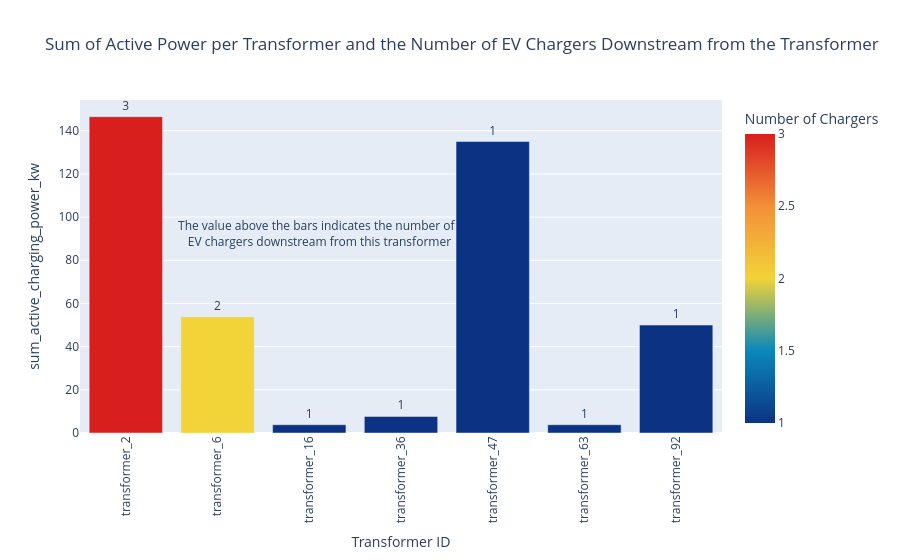

This figure's notebook cell:
### Markdown cell above
#### Visualization

### Code cell
# Plot the results.
fig = px.bar(
    df_evchargers_sum.reset_index(),
    x="transformer_id",
    y="sum_active_charging_power_kw",
    color="number_ev_chargers",
    color_continuous_scale="Portland",
    title="Sum of Active Power per Transformer and the Number of EV Chargers Downstream from the Transformer",
    text="number_ev_chargers",
    labels={
        "transformer_id": "Transformer ID",
        "active_charging_power_kw": "Sum of Active Charging Power (kW)",
        "number_ev_chargers": "Number of Chargers",
    },
)
# Rotate the x-axis ticks.
fig.update_xaxes(tickangle=-90)

# Update the text's parameters in the graph.
fig.update_traces(
    textfont_size=12, textangle=0, textposition="outside", cliponaxis=False
)

# Include a sentence explaining the value on top of the bars.
fig.add_annotation(
    dict(
        x=0.37,
        y=0.6,
        ax=0,
        ay=0,
        xref="paper",
        yref="paper",
        text="The value above the bars indicates the number of <br> EV chargers downstream from this transformer",
    )
)
fig.show()

### Figure 1 — Plotly figure (JSON) as saved in the notebook; plotly's stock layout.template omitted (floating-point values rounded to 4 significant figures)
{"data": [{"cliponaxis": false, "hovertemplate": "Transformer ID=%{x}<br>sum_active_charging_power_kw=%{y}<br>Number of Chargers=%{marker.color}<extra></extra>", "legendgroup": "", "marker": {"color": [3, 2, 1, 1, 1, 1, 1], "coloraxis": "coloraxis", "pattern": {"shape": ""}}, "name": "", "orientation": "v", "showlegend": false, "text": [3.0, 2.0, 1.0, 1.0, 1.0, 1.0, 1.0], "textangle": 0, "textfont": {"size": 12}, "textposition": "outside", "type": "bar", "x": ["transformer_2", "transformer_6", "transformer_16", "transformer_36", "transformer_47", "transformer_63", "transformer_92"], "xaxis": "x", "y": [146.5, 53.84, 3.84, 7.68, 135.0, 3.84, 50.0], "yaxis": "y"}], "layout": {"annotations": [{"ax": 0, "ay": 0, "text": "The value above the bars indicates the number of <br> EV chargers downstream from this transformer", "x": 0.37, "xref": "paper", "y": 0.6, "yref": "paper"}], "barmode": "relative", "coloraxis": {"autocolorscale": false, "colorbar": {"title": {"text": "Number of Chargers"}}, "colorscale": [[0.0, "rgb(12,51,131)"], [0.25, "rgb(10,136,186)"], [0.5, "rgb(242,211,56)"], [0.75, "rgb(242,143,56)"], [1.0, "rgb(217,30,30)"]]}, "legend": {"tracegroupgap": 0}, "title": {"text": "Sum of Active Power per Transformer and the Number of EV Chargers Downstream from the Transformer"}, "xaxis": {"anchor": "y", "domain": [0.0, 1.0], "tickangle": -90, "title": {"text": "Transformer ID"}}, "yaxis": {"anchor": "x", "domain": [0.0, 1.0], "title": {"text": "sum_active_charging_power_kw"}}}}
